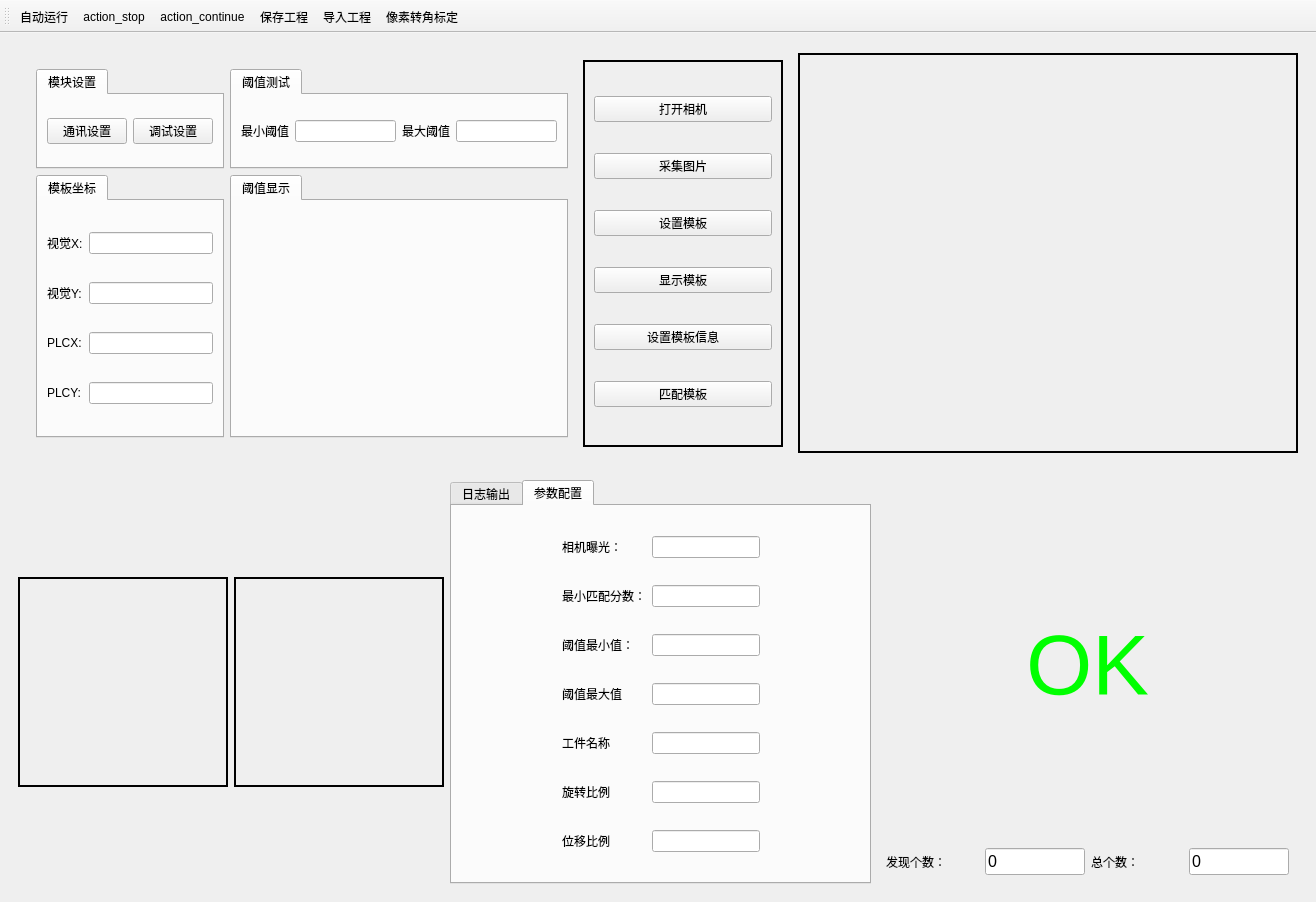
<?xml version="1.0" encoding="UTF-8"?>
<ui version="4.0">
 <class>MainWindow</class>
 <widget class="QMainWindow" name="MainWindow">
  <property name="geometry">
   <rect>
    <x>0</x>
    <y>0</y>
    <width>1316</width>
    <height>902</height>
   </rect>
  </property>
  <property name="windowTitle">
   <string>主界面</string>
  </property>
  <widget class="QWidget" name="centralwidget">
   <layout class="QGridLayout" name="gridLayout_14">
    <item row="0" column="0">
     <widget class="QWidget" name="widget" native="true">
      <layout class="QHBoxLayout" name="horizontalLayout">
       <item>
        <widget class="QWidget" name="widget_3" native="true">
         <layout class="QGridLayout" name="gridLayout_5">
          <item row="0" column="2">
           <widget class="QStackedWidget" name="sw_tool">
            <property name="minimumSize">
             <size>
              <width>200</width>
              <height>0</height>
             </size>
            </property>
            <property name="maximumSize">
             <size>
              <width>200</width>
              <height>16777215</height>
             </size>
            </property>
            <property name="frameShape">
             <enum>QFrame::WinPanel</enum>
            </property>
            <property name="currentIndex">
             <number>0</number>
            </property>
            <widget class="QWidget" name="page">
             <layout class="QGridLayout" name="gridLayout_3">
              <item row="5" column="0">
               <widget class="QPushButton" name="pb_matchModel">
                <property name="text">
                 <string>匹配模板</string>
                </property>
               </widget>
              </item>
              <item row="0" column="0">
               <widget class="QPushButton" name="pb_openCamera">
                <property name="text">
                 <string>打开相机</string>
                </property>
               </widget>
              </item>
              <item row="4" column="0">
               <widget class="QPushButton" name="pb_setTempl_XY">
                <property name="text">
                 <string>设置模板信息</string>
                </property>
               </widget>
              </item>
              <item row="1" column="0">
               <widget class="QPushButton" name="pb_catchPic">
                <property name="text">
                 <string>采集图片</string>
                </property>
               </widget>
              </item>
              <item row="2" column="0">
               <widget class="QPushButton" name="pb_setTempl">
                <property name="text">
                 <string>设置模板</string>
                </property>
               </widget>
              </item>
              <item row="3" column="0">
               <widget class="QPushButton" name="pb_show_Templ">
                <property name="text">
                 <string>显示模板</string>
                </property>
               </widget>
              </item>
             </layout>
            </widget>
            <widget class="QWidget" name="page_2">
             <layout class="QGridLayout" name="gridLayout_7">
              <item row="0" column="0">
               <widget class="QWidget" name="widget_4" native="true">
                <layout class="QGridLayout" name="gridLayout_10">
                 <item row="0" column="1">
                  <widget class="QLineEdit" name="le_IP">
                   <property name="text">
                    <string>192.168.0.1</string>
                   </property>
                  </widget>
                 </item>
                 <item row="2" column="0" colspan="2">
                  <widget class="QPushButton" name="pb_connect">
                   <property name="text">
                    <string>连接</string>
                   </property>
                  </widget>
                 </item>
                 <item row="1" column="0">
                  <widget class="QLabel" name="label_2">
                   <property name="text">
                    <string>端口号:</string>
                   </property>
                  </widget>
                 </item>
                 <item row="1" column="1">
                  <widget class="QLineEdit" name="le_Port">
                   <property name="text">
                    <string>502</string>
                   </property>
                  </widget>
                 </item>
                 <item row="3" column="0" colspan="2">
                  <widget class="QPushButton" name="pb_write">
                   <property name="text">
                    <string>写入</string>
                   </property>
                  </widget>
                 </item>
                 <item row="0" column="0">
                  <widget class="QLabel" name="label">
                   <property name="text">
                    <string>IP地址:</string>
                   </property>
                  </widget>
                 </item>
                 <item row="6" column="0" colspan="2">
                  <widget class="QTabWidget" name="tabWidget_3">
                   <property name="currentIndex">
                    <number>0</number>
                   </property>
                   <widget class="QWidget" name="tab_3">
                    <attribute name="title">
                     <string>PLC读取横纵坐标</string>
                    </attribute>
                    <layout class="QGridLayout" name="gridLayout_9">
                     <item row="1" column="0">
                      <widget class="QLabel" name="label_6">
                       <property name="text">
                        <string>Y1:</string>
                       </property>
                      </widget>
                     </item>
                     <item row="2" column="0">
                      <widget class="QLabel" name="label_21">
                       <property name="text">
                        <string>Z1:</string>
                       </property>
                      </widget>
                     </item>
                     <item row="0" column="0">
                      <widget class="QLabel" name="label_5">
                       <property name="text">
                        <string>X1:</string>
                       </property>
                      </widget>
                     </item>
                     <item row="0" column="1">
                      <widget class="QLineEdit" name="led_PLCX"/>
                     </item>
                     <item row="1" column="1">
                      <widget class="QLineEdit" name="led_PLCY"/>
                     </item>
                     <item row="2" column="1">
                      <widget class="QLineEdit" name="led_PLCY_3"/>
                     </item>
                    </layout>
                   </widget>
                  </widget>
                 </item>
                 <item row="5" column="0" colspan="2">
                  <widget class="QPushButton" name="pushButton">
                   <property name="text">
                    <string>读取</string>
                   </property>
                  </widget>
                 </item>
                 <item row="4" column="0" colspan="2">
                  <widget class="QPushButton" name="pushButton_2">
                   <property name="text">
                    <string>测试写入</string>
                   </property>
                  </widget>
                 </item>
                </layout>
               </widget>
              </item>
             </layout>
            </widget>
           </widget>
          </item>
          <item row="0" column="0">
           <widget class="QStackedWidget" name="sw_main">
            <widget class="QWidget" name="page_3">
             <layout class="QGridLayout" name="gridLayout_16">
              <item row="0" column="0">
               <widget class="QTabWidget" name="tabWidget_4">
                <property name="minimumSize">
                 <size>
                  <width>0</width>
                  <height>100</height>
                 </size>
                </property>
                <property name="maximumSize">
                 <size>
                  <width>16777215</width>
                  <height>100</height>
                 </size>
                </property>
                <property name="currentIndex">
                 <number>0</number>
                </property>
                <widget class="QWidget" name="tab_4">
                 <attribute name="title">
                  <string>模块设置</string>
                 </attribute>
                 <layout class="QGridLayout" name="gridLayout_11">
                  <item row="0" column="1">
                   <widget class="QPushButton" name="pb_toolSet">
                    <property name="text">
                     <string>调试设置</string>
                    </property>
                   </widget>
                  </item>
                  <item row="0" column="0">
                   <widget class="QPushButton" name="pb_engineerTool">
                    <property name="text">
                     <string>通讯设置</string>
                    </property>
                   </widget>
                  </item>
                 </layout>
                </widget>
               </widget>
              </item>
              <item row="0" column="1">
               <widget class="QTabWidget" name="tabWidget_6">
                <property name="minimumSize">
                 <size>
                  <width>0</width>
                  <height>100</height>
                 </size>
                </property>
                <property name="maximumSize">
                 <size>
                  <width>16777215</width>
                  <height>100</height>
                 </size>
                </property>
                <property name="currentIndex">
                 <number>0</number>
                </property>
                <widget class="QWidget" name="tab_7">
                 <attribute name="title">
                  <string>阈值测试</string>
                 </attribute>
                 <layout class="QGridLayout" name="gridLayout_4">
                  <item row="0" column="0">
                   <widget class="QLabel" name="label_25">
                    <property name="text">
                     <string>最小阈值</string>
                    </property>
                   </widget>
                  </item>
                  <item row="0" column="1">
                   <widget class="QLineEdit" name="le_minThreshold"/>
                  </item>
                  <item row="0" column="2">
                   <widget class="QLabel" name="label_24">
                    <property name="text">
                     <string>最大阈值</string>
                    </property>
                   </widget>
                  </item>
                  <item row="0" column="3">
                   <widget class="QLineEdit" name="le_maxThreshold"/>
                  </item>
                 </layout>
                </widget>
               </widget>
              </item>
              <item row="1" column="0">
               <widget class="QTabWidget" name="tabWidget_2">
                <property name="currentIndex">
                 <number>0</number>
                </property>
                <widget class="QWidget" name="tab_2">
                 <attribute name="title">
                  <string>模板坐标</string>
                 </attribute>
                 <layout class="QGridLayout" name="gridLayout_8">
                  <item row="0" column="0">
                   <widget class="QLabel" name="label_3">
                    <property name="text">
                     <string>视觉X:</string>
                    </property>
                   </widget>
                  </item>
                  <item row="0" column="1">
                   <widget class="QLineEdit" name="led_x1"/>
                  </item>
                  <item row="1" column="0">
                   <widget class="QLabel" name="label_4">
                    <property name="text">
                     <string>视觉Y:</string>
                    </property>
                   </widget>
                  </item>
                  <item row="1" column="1">
                   <widget class="QLineEdit" name="led_y1"/>
                  </item>
                  <item row="2" column="0">
                   <widget class="QLabel" name="label_11">
                    <property name="text">
                     <string>PLCX:</string>
                    </property>
                   </widget>
                  </item>
                  <item row="2" column="1">
                   <widget class="QLineEdit" name="led_x1_2"/>
                  </item>
                  <item row="3" column="0">
                   <widget class="QLabel" name="label_12">
                    <property name="text">
                     <string>PLCY:</string>
                    </property>
                   </widget>
                  </item>
                  <item row="3" column="1">
                   <widget class="QLineEdit" name="led_y1_2"/>
                  </item>
                 </layout>
                </widget>
               </widget>
              </item>
              <item row="1" column="1">
               <widget class="QTabWidget" name="tabWidget_5">
                <property name="currentIndex">
                 <number>0</number>
                </property>
                <widget class="QWidget" name="tab_8">
                 <attribute name="title">
                  <string>阈值显示</string>
                 </attribute>
                 <layout class="QGridLayout" name="gridLayout_15">
                  <item row="0" column="0">
                   <widget class="QLabel" name="pic_threshold">
                    <property name="minimumSize">
                     <size>
                      <width>200</width>
                      <height>200</height>
                     </size>
                    </property>
                    <property name="maximumSize">
                     <size>
                      <width>2000</width>
                      <height>2000</height>
                     </size>
                    </property>
                    <property name="text">
                     <string/>
                    </property>
                   </widget>
                  </item>
                 </layout>
                </widget>
               </widget>
              </item>
             </layout>
            </widget>
            <widget class="QWidget" name="page_4"/>
           </widget>
          </item>
         </layout>
        </widget>
       </item>
       <item>
        <widget class="myLabel" name="label_pic">
         <property name="minimumSize">
          <size>
           <width>500</width>
           <height>400</height>
          </size>
         </property>
         <property name="maximumSize">
          <size>
           <width>500</width>
           <height>400</height>
          </size>
         </property>
         <property name="frameShape">
          <enum>QFrame::WinPanel</enum>
         </property>
         <property name="text">
          <string/>
         </property>
        </widget>
       </item>
      </layout>
     </widget>
    </item>
    <item row="1" column="0">
     <widget class="QWidget" name="widget_2" native="true">
      <layout class="QGridLayout" name="gridLayout_2">
       <item row="0" column="0">
        <widget class="QLabel" name="label_camera">
         <property name="minimumSize">
          <size>
           <width>210</width>
           <height>210</height>
          </size>
         </property>
         <property name="maximumSize">
          <size>
           <width>210</width>
           <height>210</height>
          </size>
         </property>
         <property name="frameShape">
          <enum>QFrame::WinPanel</enum>
         </property>
         <property name="text">
          <string/>
         </property>
        </widget>
       </item>
       <item row="0" column="1">
        <widget class="QLabel" name="label_show_roi">
         <property name="minimumSize">
          <size>
           <width>210</width>
           <height>210</height>
          </size>
         </property>
         <property name="maximumSize">
          <size>
           <width>210</width>
           <height>210</height>
          </size>
         </property>
         <property name="frameShape">
          <enum>QFrame::WinPanel</enum>
         </property>
         <property name="text">
          <string/>
         </property>
        </widget>
       </item>
       <item row="0" column="2">
        <widget class="QTabWidget" name="tabWidget">
         <property name="maximumSize">
          <size>
           <width>500</width>
           <height>500</height>
          </size>
         </property>
         <property name="layoutDirection">
          <enum>Qt::LeftToRight</enum>
         </property>
         <property name="currentIndex">
          <number>1</number>
         </property>
         <widget class="QWidget" name="tab">
          <attribute name="title">
           <string>日志输出</string>
          </attribute>
          <layout class="QGridLayout" name="gridLayout">
           <item row="0" column="0">
            <widget class="QTextEdit" name="textEdit"/>
           </item>
          </layout>
         </widget>
         <widget class="QWidget" name="tab_5">
          <attribute name="title">
           <string>参数配置</string>
          </attribute>
          <layout class="QGridLayout" name="gridLayout_6">
           <item row="0" column="0">
            <spacer name="horizontalSpacer_2">
             <property name="orientation">
              <enum>Qt::Horizontal</enum>
             </property>
             <property name="sizeHint" stdset="0">
              <size>
               <width>40</width>
               <height>20</height>
              </size>
             </property>
            </spacer>
           </item>
           <item row="0" column="1">
            <widget class="QLabel" name="label_19">
             <property name="text">
              <string>相机曝光：</string>
             </property>
            </widget>
           </item>
           <item row="1" column="1">
            <widget class="QLabel" name="label_20">
             <property name="text">
              <string>最小匹配分数：</string>
             </property>
            </widget>
           </item>
           <item row="4" column="2">
            <widget class="QLineEdit" name="le_work3">
             <property name="text">
              <string/>
             </property>
            </widget>
           </item>
           <item row="0" column="2">
            <widget class="QLineEdit" name="le_expose">
             <property name="text">
              <string/>
             </property>
            </widget>
           </item>
           <item row="5" column="1">
            <widget class="QLabel" name="label_17">
             <property name="text">
              <string>旋转比例</string>
             </property>
            </widget>
           </item>
           <item row="5" column="2">
            <widget class="QLineEdit" name="led_r"/>
           </item>
           <item row="3" column="2">
            <widget class="QLineEdit" name="le_max_threshold">
             <property name="text">
              <string/>
             </property>
            </widget>
           </item>
           <item row="3" column="1">
            <widget class="QLabel" name="label_28">
             <property name="text">
              <string>阈值最大值</string>
             </property>
            </widget>
           </item>
           <item row="2" column="1">
            <widget class="QLabel" name="label_27">
             <property name="text">
              <string>阈值最小值：</string>
             </property>
            </widget>
           </item>
           <item row="2" column="2">
            <widget class="QLineEdit" name="le_min_threshold">
             <property name="text">
              <string/>
             </property>
            </widget>
           </item>
           <item row="1" column="2">
            <widget class="QLineEdit" name="le_dist">
             <property name="text">
              <string/>
             </property>
            </widget>
           </item>
           <item row="4" column="1">
            <widget class="QLabel" name="label_26">
             <property name="text">
              <string>工件名称</string>
             </property>
            </widget>
           </item>
           <item row="0" column="3">
            <spacer name="horizontalSpacer">
             <property name="orientation">
              <enum>Qt::Horizontal</enum>
             </property>
             <property name="sizeHint" stdset="0">
              <size>
               <width>40</width>
               <height>20</height>
              </size>
             </property>
            </spacer>
           </item>
           <item row="6" column="2">
            <widget class="QLineEdit" name="led_dx"/>
           </item>
           <item row="6" column="1">
            <widget class="QLabel" name="label_18">
             <property name="text">
              <string>位移比例</string>
             </property>
            </widget>
           </item>
          </layout>
         </widget>
        </widget>
       </item>
       <item row="0" column="3">
        <widget class="QWidget" name="widget_5" native="true">
         <layout class="QGridLayout" name="gridLayout_13">
          <item row="0" column="0" colspan="4">
           <widget class="QLabel" name="lb_OK_NG">
            <property name="font">
             <font>
              <pointsize>64</pointsize>
             </font>
            </property>
            <property name="styleSheet">
             <string notr="true">color: rgb(0, 255, 0);</string>
            </property>
            <property name="text">
             <string>OK</string>
            </property>
            <property name="alignment">
             <set>Qt::AlignCenter</set>
            </property>
           </widget>
          </item>
          <item row="1" column="0">
           <widget class="QLabel" name="label_22">
            <property name="text">
             <string>发现个数：</string>
            </property>
           </widget>
          </item>
          <item row="1" column="1">
           <widget class="QLineEdit" name="le_num_find">
            <property name="maximumSize">
             <size>
              <width>100</width>
              <height>16777215</height>
             </size>
            </property>
            <property name="font">
             <font>
              <pointsize>12</pointsize>
             </font>
            </property>
            <property name="text">
             <string>0</string>
            </property>
           </widget>
          </item>
          <item row="1" column="2">
           <widget class="QLabel" name="label_23">
            <property name="text">
             <string>总个数：</string>
            </property>
           </widget>
          </item>
          <item row="1" column="3">
           <widget class="QLineEdit" name="le_num_all">
            <property name="maximumSize">
             <size>
              <width>100</width>
              <height>16777215</height>
             </size>
            </property>
            <property name="font">
             <font>
              <pointsize>12</pointsize>
             </font>
            </property>
            <property name="text">
             <string>0</string>
            </property>
           </widget>
          </item>
         </layout>
        </widget>
       </item>
      </layout>
     </widget>
    </item>
   </layout>
  </widget>
  <widget class="QToolBar" name="toolBar">
   <property name="windowTitle">
    <string>toolBar</string>
   </property>
   <property name="allowedAreas">
    <set>Qt::TopToolBarArea</set>
   </property>
   <property name="iconSize">
    <size>
     <width>50</width>
     <height>50</height>
    </size>
   </property>
   <attribute name="toolBarArea">
    <enum>TopToolBarArea</enum>
   </attribute>
   <attribute name="toolBarBreak">
    <bool>false</bool>
   </attribute>
   <addaction name="action_auto"/>
   <addaction name="action_stop"/>
   <addaction name="action_continue"/>
   <addaction name="action_save"/>
   <addaction name="action_open"/>
   <addaction name="action_standardization"/>
  </widget>
  <action name="action_open">
   <property name="icon">
    <iconset resource="res.qrc">
     <normaloff>:/Image/wait_load.png</normaloff>:/Image/wait_load.png</iconset>
   </property>
   <property name="text">
    <string>导入工程</string>
   </property>
  </action>
  <action name="action_save">
   <property name="icon">
    <iconset resource="res.qrc">
     <normaloff>:/Image/save.png</normaloff>:/Image/save.png</iconset>
   </property>
   <property name="text">
    <string>保存工程</string>
   </property>
  </action>
  <action name="action_set_model">
   <property name="text">
    <string>设置模板</string>
   </property>
  </action>
  <action name="action_single_catch">
   <property name="text">
    <string>设置模板坐标</string>
   </property>
   <property name="toolTip">
    <string>设置模板坐标</string>
   </property>
  </action>
  <action name="action_more_catch">
   <property name="text">
    <string>匹配模板</string>
   </property>
   <property name="toolTip">
    <string>匹配模板</string>
   </property>
  </action>
  <action name="action_show_model">
   <property name="text">
    <string>显示模板</string>
   </property>
  </action>
  <action name="action_opencamera">
   <property name="text">
    <string>打开相机</string>
   </property>
  </action>
  <action name="action_catch_pic">
   <property name="text">
    <string>采集图片</string>
   </property>
  </action>
  <action name="action_now">
   <property name="text">
    <string>实时图像</string>
   </property>
  </action>
  <action name="action_standardization">
   <property name="icon">
    <iconset resource="res.qrc">
     <normaloff>:/Image/stant.png</normaloff>:/Image/stant.png</iconset>
   </property>
   <property name="text">
    <string>像素转角标定</string>
   </property>
   <property name="toolTip">
    <string>确定PLC转1°像素偏差</string>
   </property>
  </action>
  <action name="action_auto">
   <property name="icon">
    <iconset resource="res.qrc">
     <normaloff>:/Image/auto.png</normaloff>:/Image/auto.png</iconset>
   </property>
   <property name="text">
    <string>自动运行</string>
   </property>
   <property name="toolTip">
    <string>自动运行</string>
   </property>
   <property name="font">
    <font/>
   </property>
  </action>
  <action name="action_stop">
   <property name="icon">
    <iconset resource="res.qrc">
     <normaloff>:/Image/stop1.png</normaloff>:/Image/stop1.png</iconset>
   </property>
   <property name="text">
    <string>action_stop</string>
   </property>
   <property name="toolTip">
    <string>停止</string>
   </property>
  </action>
  <action name="action_continue">
   <property name="icon">
    <iconset resource="res.qrc">
     <normaloff>:/Image/continue.png</normaloff>:/Image/continue.png</iconset>
   </property>
   <property name="text">
    <string>action_continue</string>
   </property>
   <property name="toolTip">
    <string>继续</string>
   </property>
  </action>
 </widget>
 <customwidgets>
  <customwidget>
   <class>myLabel</class>
   <extends>QLabel</extends>
   <header>mylabel.h</header>
  </customwidget>
 </customwidgets>
 <resources>
  <include location="res.qrc"/>
 </resources>
 <connections/>
</ui>
